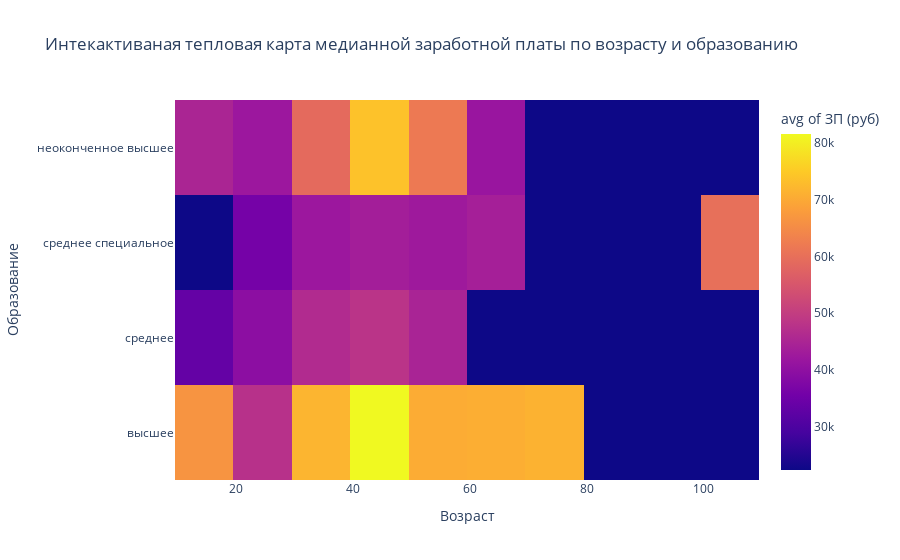

Notebook source saved alongside this figure:
### Code cell
fig = px.density_heatmap(
    data_frame=croped_age,
    x='Возраст',
    y='Образование',
    z='ЗП (руб)',
    histfunc='avg',
    title='Интекактиваная тепловая карта медианной заработной платы по возрасту и образованию'
)

# Сохранение графика в файл
pio.write_image(fig, "charts/interactive_heatmap_salary_by_age_and_education.png") 

# Выод тепловой карты
fig.show()

### Figure 1 — Plotly figure (JSON) as saved in the notebook; plotly's stock layout.template omitted (floating-point values rounded to 4 significant figures; data arrays with more than 128 entries replaced by an {"elided": "..."} marker saying what was removed)
{"data": [{"coloraxis": "coloraxis", "histfunc": "avg", "hovertemplate": "Возраст=%{x}<br>Образование=%{y}<br>avg of ЗП (руб)=%{z}<extra></extra>", "name": "", "type": "histogram2d", "x": {"elided": "201 int values"}, "xaxis": "x", "xbingroup": "x", "y": {"elided": "201 str values"}, "yaxis": "y", "ybingroup": "y", "z": {"elided": "201 float values"}}], "layout": {"coloraxis": {"colorbar": {"title": {"text": "avg of ЗП (руб)"}}, "colorscale": [[0, "#0d0887"], [0.1111, "#46039f"], [0.2222, "#7201a8"], [0.3333, "#9c179e"], [0.4444, "#bd3786"], [0.5556, "#d8576b"], [0.6667, "#ed7953"], [0.7778, "#fb9f3a"], [0.8889, "#fdca26"], [1, "#f0f921"]]}, "legend": {"tracegroupgap": 0}, "title": {"text": "Интекактиваная тепловая карта медианной заработной платы по возрасту и образованию"}, "xaxis": {"anchor": "y", "domain": [0, 1], "title": {"text": "Возраст"}}, "yaxis": {"anchor": "x", "domain": [0, 1], "title": {"text": "Образование"}}}}
